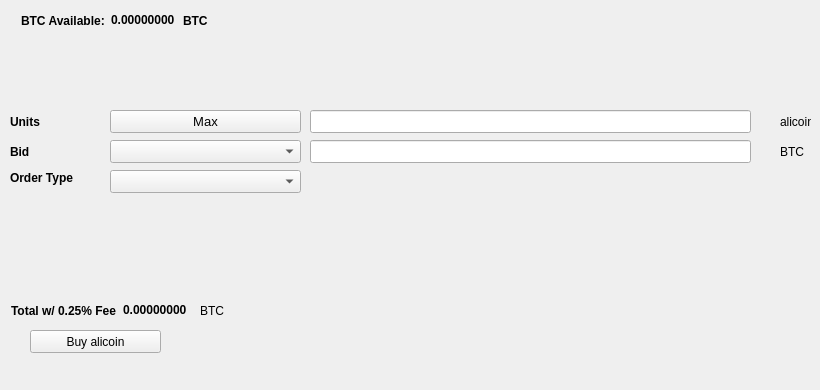
   <widget class="QWidget" name="BuyTab">
    <attribute name="title">
     <string>Buy</string>
    </attribute>
    <widget class="QPushButton" name="BuyECA">
     <property name="geometry">
      <rect>
       <x>30</x>
       <y>330</y>
       <width>131</width>
       <height>23</height>
      </rect>
     </property>
     <property name="text">
      <string>Buy alicoin</string>
     </property>
     <property name="icon">
      <iconset resource="../alicoin.qrc">
       <normaloff>:/icons/bitcoin</normaloff>:/icons/bitcoin</iconset>
     </property>
    </widget>
    <widget class="QLabel" name="label_3">
     <property name="geometry">
      <rect>
       <x>10</x>
       <y>110</y>
       <width>46</width>
       <height>23</height>
      </rect>
     </property>
     <property name="font">
      <font>
       <weight>75</weight>
       <bold>true</bold>
      </font>
     </property>
     <property name="text">
      <string>Units</string>
     </property>
    </widget>
    <widget class="QLineEdit" name="UnitsInput">
     <property name="geometry">
      <rect>
       <x>310</x>
       <y>110</y>
       <width>441</width>
       <height>23</height>
      </rect>
     </property>
     <property name="font">
      <font>
       <pointsize>9</pointsize>
       <weight>75</weight>
       <bold>true</bold>
      </font>
     </property>
    </widget>
    <widget class="QLineEdit" name="BuyBidPriceEdit">
     <property name="geometry">
      <rect>
       <x>310</x>
       <y>140</y>
       <width>441</width>
       <height>23</height>
      </rect>
     </property>
     <property name="font">
      <font>
       <pointsize>9</pointsize>
       <weight>75</weight>
       <bold>true</bold>
      </font>
     </property>
    </widget>
    <widget class="QLabel" name="label_4">
     <property name="geometry">
      <rect>
       <x>780</x>
       <y>110</y>
       <width>31</width>
       <height>23</height>
      </rect>
     </property>
     <property name="text">
      <string>alicoin</string>
     </property>
    </widget>
    <widget class="QLabel" name="label_5">
     <property name="geometry">
      <rect>
       <x>780</x>
       <y>140</y>
       <width>31</width>
       <height>23</height>
      </rect>
     </property>
     <property name="text">
      <string>BTC</string>
     </property>
    </widget>
    <widget class="QLabel" name="label_6">
     <property name="geometry">
      <rect>
       <x>10</x>
       <y>140</y>
       <width>46</width>
       <height>23</height>
      </rect>
     </property>
     <property name="font">
      <font>
       <weight>75</weight>
       <bold>true</bold>
      </font>
     </property>
     <property name="text">
      <string>Bid</string>
     </property>
    </widget>
    <widget class="QLabel" name="label_7">
     <property name="geometry">
      <rect>
       <x>10</x>
       <y>170</y>
       <width>91</width>
       <height>16</height>
      </rect>
     </property>
     <property name="font">
      <font>
       <weight>75</weight>
       <bold>true</bold>
      </font>
     </property>
     <property name="text">
      <string>Order Type</string>
     </property>
    </widget>
    <widget class="QPushButton" name="Buy_Max_Amount">
     <property name="geometry">
      <rect>
       <x>110</x>
       <y>110</y>
       <width>191</width>
       <height>23</height>
      </rect>
     </property>
     <property name="font">
      <font>
       <pointsize>10</pointsize>
      </font>
     </property>
     <property name="text">
      <string>Max</string>
     </property>
    </widget>
    <widget class="QComboBox" name="BuyBidcomboBox">
     <property name="geometry">
      <rect>
       <x>110</x>
       <y>140</y>
       <width>191</width>
       <height>23</height>
      </rect>
     </property>
     <property name="font">
      <font>
       <pointsize>10</pointsize>
      </font>
     </property>
    </widget>
    <widget class="QComboBox" name="buyOrdertypeCombo">
     <property name="geometry">
      <rect>
       <x>110</x>
       <y>170</y>
       <width>191</width>
       <height>23</height>
      </rect>
     </property>
     <property name="font">
      <font>
       <pointsize>10</pointsize>
      </font>
     </property>
    </widget>
    <widget class="QWidget" name="layoutWidget1">
     <property name="geometry">
      <rect>
       <x>21</x>
       <y>11</y>
       <width>227</width>
       <height>19</height>
      </rect>
     </property>
     <layout class="QHBoxLayout" name="horizontalLayout_3">
      <item>
       <widget class="QLabel" name="label232">
        <property name="font">
         <font>
          <weight>75</weight>
          <bold>true</bold>
         </font>
        </property>
        <property name="text">
         <string>BTC Available:</string>
        </property>
       </widget>
      </item>
      <item>
       <widget class="QLabel" name="BtcAvailableLbl">
        <property name="palette">
         <palette>
          <active>
           <colorrole role="WindowText">
            <brush brushstyle="SolidPattern">
             <color alpha="255">
              <red>0</red>
              <green>0</green>
              <blue>0</blue>
             </color>
            </brush>
           </colorrole>
           <colorrole role="Button">
            <brush brushstyle="SolidPattern">
             <color alpha="255">
              <red>0</red>
              <green>170</green>
              <blue>0</blue>
             </color>
            </brush>
           </colorrole>
           <colorrole role="Light">
            <brush brushstyle="SolidPattern">
             <color alpha="255">
              <red>0</red>
              <green>255</green>
              <blue>0</blue>
             </color>
            </brush>
           </colorrole>
           <colorrole role="Midlight">
            <brush brushstyle="SolidPattern">
             <color alpha="255">
              <red>0</red>
              <green>212</green>
              <blue>0</blue>
             </color>
            </brush>
           </colorrole>
           <colorrole role="Dark">
            <brush brushstyle="SolidPattern">
             <color alpha="255">
              <red>0</red>
              <green>85</green>
              <blue>0</blue>
             </color>
            </brush>
           </colorrole>
           <colorrole role="Mid">
            <brush brushstyle="SolidPattern">
             <color alpha="255">
              <red>0</red>
              <green>113</green>
              <blue>0</blue>
             </color>
            </brush>
           </colorrole>
           <colorrole role="Text">
            <brush brushstyle="SolidPattern">
             <color alpha="255">
              <red>0</red>
              <green>170</green>
              <blue>0</blue>
             </color>
            </brush>
           </colorrole>
           <colorrole role="BrightText">
            <brush brushstyle="SolidPattern">
             <color alpha="255">
              <red>255</red>
              <green>255</green>
              <blue>255</blue>
             </color>
            </brush>
           </colorrole>
           <colorrole role="ButtonText">
            <brush brushstyle="SolidPattern">
             <color alpha="255">
              <red>0</red>
              <green>0</green>
              <blue>0</blue>
             </color>
            </brush>
           </colorrole>
           <colorrole role="Base">
            <brush brushstyle="SolidPattern">
             <color alpha="255">
              <red>255</red>
              <green>255</green>
              <blue>255</blue>
             </color>
            </brush>
           </colorrole>
           <colorrole role="Window">
            <brush brushstyle="SolidPattern">
             <color alpha="255">
              <red>0</red>
              <green>170</green>
              <blue>0</blue>
             </color>
            </brush>
           </colorrole>
           <colorrole role="Shadow">
            <brush brushstyle="SolidPattern">
             <color alpha="255">
              <red>0</red>
              <green>0</green>
              <blue>0</blue>
             </color>
            </brush>
           </colorrole>
           <colorrole role="AlternateBase">
            <brush brushstyle="SolidPattern">
             <color alpha="255">
              <red>127</red>
              <green>212</green>
              <blue>127</blue>
             </color>
            </brush>
           </colorrole>
           <colorrole role="ToolTipBase">
            <brush brushstyle="SolidPattern">
             <color alpha="255">
              <red>255</red>
              <green>255</green>
              <blue>220</blue>
             </color>
            </brush>
           </colorrole>
           <colorrole role="ToolTipText">
            <brush brushstyle="SolidPattern">
             <color alpha="255">
              <red>0</red>
              <green>0</green>
              <blue>0</blue>
             </color>
            </brush>
           </colorrole>
          </active>
          <inactive>
           <colorrole role="WindowText">
            <brush brushstyle="SolidPattern">
             <color alpha="255">
              <red>0</red>
              <green>0</green>
              <blue>0</blue>
             </color>
            </brush>
           </colorrole>
           <colorrole role="Button">
            <brush brushstyle="SolidPattern">
             <color alpha="255">
              <red>0</red>
              <green>170</green>
              <blue>0</blue>
             </color>
            </brush>
           </colorrole>
           <colorrole role="Light">
            <brush brushstyle="SolidPattern">
             <color alpha="255">
              <red>0</red>
              <green>255</green>
              <blue>0</blue>
             </color>
            </brush>
           </colorrole>
           <colorrole role="Midlight">
            <brush brushstyle="SolidPattern">
             <color alpha="255">
              <red>0</red>
              <green>212</green>
              <blue>0</blue>
             </color>
            </brush>
           </colorrole>
           <colorrole role="Dark">
            <brush brushstyle="SolidPattern">
             <color alpha="255">
              <red>0</red>
              <green>85</green>
              <blue>0</blue>
             </color>
            </brush>
           </colorrole>
           <colorrole role="Mid">
            <brush brushstyle="SolidPattern">
             <color alpha="255">
              <red>0</red>
              <green>113</green>
              <blue>0</blue>
             </color>
            </brush>
           </colorrole>
           <colorrole role="Text">
            <brush brushstyle="SolidPattern">
             <color alpha="255">
              <red>0</red>
              <green>170</green>
              <blue>0</blue>
             </color>
            </brush>
           </colorrole>
           <colorrole role="BrightText">
            <brush brushstyle="SolidPattern">
             <color alpha="255">
              <red>255</red>
              <green>255</green>
              <blue>255</blue>
             </color>
            </brush>
           </colorrole>
           <colorrole role="ButtonText">
            <brush brushstyle="SolidPattern">
             <color alpha="255">
              <red>0</red>
              <green>0</green>
              <blue>0</blue>
             </color>
            </brush>
           </colorrole>
           <colorrole role="Base">
            <brush brushstyle="SolidPattern">
             <color alpha="255">
              <red>255</red>
              <green>255</green>
              <blue>255</blue>
             </color>
            </brush>
           </colorrole>
           <colorrole role="Window">
            <brush brushstyle="SolidPattern">
             <color alpha="255">
              <red>0</red>
              <green>170</green>
              <blue>0</blue>
             </color>
            </brush>
           </colorrole>
           <colorrole role="Shadow">
            <brush brushstyle="SolidPattern">
             <color alpha="255">
              <red>0</red>
              <green>0</green>
              <blue>0</blue>
             </color>
            </brush>
           </colorrole>
           <colorrole role="AlternateBase">
            <brush brushstyle="SolidPattern">
             <color alpha="255">
              <red>127</red>
              <green>212</green>
              <blue>127</blue>
             </color>
            </brush>
           </colorrole>
           <colorrole role="ToolTipBase">
            <brush brushstyle="SolidPattern">
             <color alpha="255">
              <red>255</red>
              <green>255</green>
              <blue>220</blue>
             </color>
            </brush>
           </colorrole>
           <colorrole role="ToolTipText">
            <brush brushstyle="SolidPattern">
             <color alpha="255">
              <red>0</red>
              <green>0</green>
              <blue>0</blue>
             </color>
            </brush>
           </colorrole>
          </inactive>
          <disabled>
           <colorrole role="WindowText">
            <brush brushstyle="SolidPattern">
             <color alpha="255">
              <red>0</red>
              <green>85</green>
              <blue>0</blue>
             </color>
            </brush>
           </colorrole>
           <colorrole role="Button">
            <brush brushstyle="SolidPattern">
             <color alpha="255">
              <red>0</red>
              <green>170</green>
              <blue>0</blue>
             </color>
            </brush>
           </colorrole>
           <colorrole role="Light">
            <brush brushstyle="SolidPattern">
             <color alpha="255">
              <red>0</red>
              <green>255</green>
              <blue>0</blue>
             </color>
            </brush>
           </colorrole>
           <colorrole role="Midlight">
            <brush brushstyle="SolidPattern">
             <color alpha="255">
              <red>0</red>
              <green>212</green>
              <blue>0</blue>
             </color>
            </brush>
           </colorrole>
           <colorrole role="Dark">
            <brush brushstyle="SolidPattern">
             <color alpha="255">
              <red>0</red>
              <green>85</green>
              <blue>0</blue>
             </color>
            </brush>
           </colorrole>
           <colorrole role="Mid">
            <brush brushstyle="SolidPattern">
             <color alpha="255">
              <red>0</red>
              <green>113</green>
              <blue>0</blue>
             </color>
            </brush>
           </colorrole>
           <colorrole role="Text">
            <brush brushstyle="SolidPattern">
             <color alpha="255">
              <red>0</red>
              <green>85</green>
              <blue>0</blue>
             </color>
            </brush>
           </colorrole>
           <colorrole role="BrightText">
            <brush brushstyle="SolidPattern">
             <color alpha="255">
              <red>255</red>
              <green>255</green>
              <blue>255</blue>
             </color>
            </brush>
           </colorrole>
           <colorrole role="ButtonText">
            <brush brushstyle="SolidPattern">
             <color alpha="255">
              <red>0</red>
              <green>85</green>
              <blue>0</blue>
             </color>
            </brush>
           </colorrole>
           <colorrole role="Base">
            <brush brushstyle="SolidPattern">
             <color alpha="255">
              <red>0</red>
              <green>170</green>
              <blue>0</blue>
             </color>
            </brush>
           </colorrole>
           <colorrole role="Window">
            <brush brushstyle="SolidPattern">
             <color alpha="255">
              <red>0</red>
              <green>170</green>
              <blue>0</blue>
             </color>
            </brush>
           </colorrole>
           <colorrole role="Shadow">
            <brush brushstyle="SolidPattern">
             <color alpha="255">
              <red>0</red>
              <green>0</green>
              <blue>0</blue>
             </color>
            </brush>
           </colorrole>
           <colorrole role="AlternateBase">
            <brush brushstyle="SolidPattern">
             <color alpha="255">
              <red>0</red>
              <green>170</green>
              <blue>0</blue>
             </color>
            </brush>
           </colorrole>
           <colorrole role="ToolTipBase">
            <brush brushstyle="SolidPattern">
             <color alpha="255">
              <red>255</red>
              <green>255</green>
              <blue>220</blue>
             </color>
            </brush>
           </colorrole>
           <colorrole role="ToolTipText">
            <brush brushstyle="SolidPattern">
             <color alpha="255">
              <red>0</red>
              <green>0</green>
              <blue>0</blue>
             </color>
            </brush>
           </colorrole>
          </disabled>
         </palette>
        </property>
        <property name="font">
         <font>
          <weight>75</weight>
          <bold>true</bold>
         </font>
        </property>
        <property name="text">
         <string>0.00000000</string>
        </property>
        <property name="textInteractionFlags">
         <set>Qt::LinksAccessibleByMouse|Qt::TextSelectableByKeyboard|Qt::TextSelectableByMouse</set>
        </property>
       </widget>
      </item>
      <item>
       <widget class="QLabel" name="BtcAvailableLbl_2">
        <property name="font">
         <font>
          <weight>75</weight>
          <bold>true</bold>
         </font>
        </property>
        <property name="text">
         <string>BTC</string>
        </property>
       </widget>
      </item>
     </layout>
    </widget>
    <widget class="QWidget" name="layoutWidge2">
     <property name="geometry">
      <rect>
       <x>11</x>
       <y>301</y>
       <width>259</width>
       <height>19</height>
      </rect>
     </property>
     <layout class="QHBoxLayout" name="horizontalLayout_4">
      <item>
       <widget class="QLabel" name="label_9">
        <property name="font">
         <font>
          <weight>75</weight>
          <bold>true</bold>
         </font>
        </property>
        <property name="text">
         <string>Total w/ 0.25% Fee</string>
        </property>
       </widget>
      </item>
      <item>
       <widget class="QLabel" name="BuyCostLabel">
        <property name="palette">
         <palette>
          <active>
           <colorrole role="WindowText">
            <brush brushstyle="SolidPattern">
             <color alpha="255">
              <red>0</red>
              <green>0</green>
              <blue>0</blue>
             </color>
            </brush>
           </colorrole>
           <colorrole role="Button">
            <brush brushstyle="SolidPattern">
             <color alpha="255">
              <red>0</red>
              <green>170</green>
              <blue>0</blue>
             </color>
            </brush>
           </colorrole>
           <colorrole role="Light">
            <brush brushstyle="SolidPattern">
             <color alpha="255">
              <red>0</red>
              <green>255</green>
              <blue>0</blue>
             </color>
            </brush>
           </colorrole>
           <colorrole role="Midlight">
            <brush brushstyle="SolidPattern">
             <color alpha="255">
              <red>0</red>
              <green>212</green>
              <blue>0</blue>
             </color>
            </brush>
           </colorrole>
           <colorrole role="Dark">
            <brush brushstyle="SolidPattern">
             <color alpha="255">
              <red>0</red>
              <green>85</green>
              <blue>0</blue>
             </color>
            </brush>
           </colorrole>
           <colorrole role="Mid">
            <brush brushstyle="SolidPattern">
             <color alpha="255">
              <red>0</red>
              <green>113</green>
              <blue>0</blue>
             </color>
            </brush>
           </colorrole>
           <colorrole role="Text">
            <brush brushstyle="SolidPattern">
             <color alpha="255">
              <red>0</red>
              <green>170</green>
              <blue>0</blue>
             </color>
            </brush>
           </colorrole>
           <colorrole role="BrightText">
            <brush brushstyle="SolidPattern">
             <color alpha="255">
              <red>255</red>
              <green>255</green>
              <blue>255</blue>
             </color>
            </brush>
           </colorrole>
           <colorrole role="ButtonText">
            <brush brushstyle="SolidPattern">
             <color alpha="255">
              <red>0</red>
              <green>0</green>
              <blue>0</blue>
             </color>
            </brush>
           </colorrole>
           <colorrole role="Base">
            <brush brushstyle="SolidPattern">
             <color alpha="255">
              <red>255</red>
              <green>255</green>
              <blue>255</blue>
             </color>
            </brush>
           </colorrole>
           <colorrole role="Window">
            <brush brushstyle="SolidPattern">
             <color alpha="255">
              <red>0</red>
              <green>170</green>
              <blue>0</blue>
             </color>
            </brush>
           </colorrole>
           <colorrole role="Shadow">
            <brush brushstyle="SolidPattern">
             <color alpha="255">
              <red>0</red>
              <green>0</green>
              <blue>0</blue>
             </color>
            </brush>
           </colorrole>
           <colorrole role="AlternateBase">
            <brush brushstyle="SolidPattern">
             <color alpha="255">
              <red>127</red>
              <green>212</green>
              <blue>127</blue>
             </color>
            </brush>
           </colorrole>
           <colorrole role="ToolTipBase">
            <brush brushstyle="SolidPattern">
             <color alpha="255">
              <red>255</red>
              <green>255</green>
              <blue>220</blue>
             </color>
            </brush>
           </colorrole>
           <colorrole role="ToolTipText">
            <brush brushstyle="SolidPattern">
             <color alpha="255">
              <red>0</red>
              <green>0</green>
              <blue>0</blue>
             </color>
            </brush>
           </colorrole>
          </active>
          <inactive>
           <colorrole role="WindowText">
            <brush brushstyle="SolidPattern">
             <color alpha="255">
              <red>0</red>
              <green>0</green>
              <blue>0</blue>
             </color>
            </brush>
           </colorrole>
           <colorrole role="Button">
            <brush brushstyle="SolidPattern">
             <color alpha="255">
              <red>0</red>
              <green>170</green>
              <blue>0</blue>
             </color>
            </brush>
           </colorrole>
           <colorrole role="Light">
            <brush brushstyle="SolidPattern">
             <color alpha="255">
              <red>0</red>
              <green>255</green>
              <blue>0</blue>
             </color>
            </brush>
           </colorrole>
           <colorrole role="Midlight">
            <brush brushstyle="SolidPattern">
             <color alpha="255">
              <red>0</red>
              <green>212</green>
              <blue>0</blue>
             </color>
            </brush>
           </colorrole>
           <colorrole role="Dark">
            <brush brushstyle="SolidPattern">
             <color alpha="255">
              <red>0</red>
              <green>85</green>
              <blue>0</blue>
             </color>
            </brush>
           </colorrole>
           <colorrole role="Mid">
            <brush brushstyle="SolidPattern">
             <color alpha="255">
              <red>0</red>
              <green>113</green>
              <blue>0</blue>
             </color>
            </brush>
           </colorrole>
           <colorrole role="Text">
            <brush brushstyle="SolidPattern">
             <color alpha="255">
              <red>0</red>
              <green>170</green>
              <blue>0</blue>
             </color>
            </brush>
           </colorrole>
           <colorrole role="BrightText">
            <brush brushstyle="SolidPattern">
             <color alpha="255">
              <red>255</red>
              <green>255</green>
              <blue>255</blue>
             </color>
            </brush>
           </colorrole>
           <colorrole role="ButtonText">
            <brush brushstyle="SolidPattern">
             <color alpha="255">
              <red>0</red>
              <green>0</green>
              <blue>0</blue>
             </color>
            </brush>
           </colorrole>
           <colorrole role="Base">
            <brush brushstyle="SolidPattern">
             <color alpha="255">
              <red>255</red>
              <green>255</green>
              <blue>255</blue>
             </color>
            </brush>
           </colorrole>
           <colorrole role="Window">
            <brush brushstyle="SolidPattern">
             <color alpha="255">
              <red>0</red>
              <green>170</green>
              <blue>0</blue>
             </color>
            </brush>
           </colorrole>
           <colorrole role="Shadow">
            <brush brushstyle="SolidPattern">
             <color alpha="255">
              <red>0</red>
              <green>0</green>
              <blue>0</blue>
             </color>
            </brush>
           </colorrole>
           <colorrole role="AlternateBase">
            <brush brushstyle="SolidPattern">
             <color alpha="255">
              <red>127</red>
              <green>212</green>
              <blue>127</blue>
             </color>
            </brush>
           </colorrole>
           <colorrole role="ToolTipBase">
            <brush brushstyle="SolidPattern">
             <color alpha="255">
              <red>255</red>
              <green>255</green>
              <blue>220</blue>
             </color>
            </brush>
           </colorrole>
           <colorrole role="ToolTipText">
            <brush brushstyle="SolidPattern">
             <color alpha="255">
              <red>0</red>
              <green>0</green>
              <blue>0</blue>
             </color>
            </brush>
           </colorrole>
          </inactive>
          <disabled>
           <colorrole role="WindowText">
            <brush brushstyle="SolidPattern">
             <color alpha="255">
              <red>0</red>
              <green>85</green>
              <blue>0</blue>
             </color>
            </brush>
           </colorrole>
           <colorrole role="Button">
            <brush brushstyle="SolidPattern">
             <color alpha="255">
              <red>0</red>
              <green>170</green>
              <blue>0</blue>
             </color>
            </brush>
           </colorrole>
           <colorrole role="Light">
            <brush brushstyle="SolidPattern">
             <color alpha="255">
              <red>0</red>
              <green>255</green>
              <blue>0</blue>
             </color>
            </brush>
           </colorrole>
           <colorrole role="Midlight">
            <brush brushstyle="SolidPattern">
             <color alpha="255">
              <red>0</red>
              <green>212</green>
              <blue>0</blue>
             </color>
            </brush>
           </colorrole>
           <colorrole role="Dark">
            <brush brushstyle="SolidPattern">
             <color alpha="255">
              <red>0</red>
              <green>85</green>
              <blue>0</blue>
             </color>
            </brush>
           </colorrole>
           <colorrole role="Mid">
            <brush brushstyle="SolidPattern">
             <color alpha="255">
              <red>0</red>
              <green>113</green>
              <blue>0</blue>
             </color>
            </brush>
           </colorrole>
           <colorrole role="Text">
            <brush brushstyle="SolidPattern">
             <color alpha="255">
              <red>0</red>
              <green>85</green>
              <blue>0</blue>
             </color>
            </brush>
           </colorrole>
           <colorrole role="BrightText">
            <brush brushstyle="SolidPattern">
             <color alpha="255">
              <red>255</red>
              <green>255</green>
              <blue>255</blue>
             </color>
            </brush>
           </colorrole>
           <colorrole role="ButtonText">
            <brush brushstyle="SolidPattern">
             <color alpha="255">
              <red>0</red>
              <green>85</green>
              <blue>0</blue>
             </color>
            </brush>
           </colorrole>
           <colorrole role="Base">
            <brush brushstyle="SolidPattern">
             <color alpha="255">
              <red>0</red>
              <green>170</green>
              <blue>0</blue>
             </color>
            </brush>
           </colorrole>
           <colorrole role="Window">
            <brush brushstyle="SolidPattern">
             <color alpha="255">
              <red>0</red>
              <green>170</green>
              <blue>0</blue>
             </color>
            </brush>
           </colorrole>
           <colorrole role="Shadow">
            <brush brushstyle="SolidPattern">
             <color alpha="255">
              <red>0</red>
              <green>0</green>
              <blue>0</blue>
             </color>
            </brush>
           </colorrole>
           <colorrole role="AlternateBase">
            <brush brushstyle="SolidPattern">
             <color alpha="255">
              <red>0</red>
              <green>170</green>
              <blue>0</blue>
             </color>
            </brush>
           </colorrole>
           <colorrole role="ToolTipBase">
            <brush brushstyle="SolidPattern">
             <color alpha="255">
              <red>255</red>
              <green>255</green>
              <blue>220</blue>
             </color>
            </brush>
           </colorrole>
           <colorrole role="ToolTipText">
            <brush brushstyle="SolidPattern">
             <color alpha="255">
              <red>0</red>
              <green>0</green>
              <blue>0</blue>
             </color>
            </brush>
           </colorrole>
          </disabled>
         </palette>
        </property>
        <property name="font">
         <font>
          <weight>75</weight>
          <bold>true</bold>
         </font>
        </property>
        <property name="autoFillBackground">
         <bool>false</bool>
        </property>
        <property name="text">
         <string>0.00000000</string>
        </property>
        <property name="textInteractionFlags">
         <set>Qt::LinksAccessibleByMouse|Qt::TextSelectableByMouse</set>
        </property>
       </widget>
      </item>
      <item>
       <widget class="QLabel" name="label_10">
        <property name="font">
         <font>
          <weight>50</weight>
          <bold>false</bold>
         </font>
        </property>
        <property name="text">
         <string>BTC</string>
        </property>
       </widget>
      </item>
     </layout>
    </widget>
    <widget class="QLabel" name="label_24">
     <property name="geometry">
      <rect>
       <x>460</x>
       <y>300</y>
       <width>281</width>
       <height>81</height>
      </rect>
     </property>
     <property name="text">
      <string/>
     </property>
     <property name="pixmap">
      <pixmap>:/images/bittrex</pixmap>
     </property>
    </widget>
   </widget>
